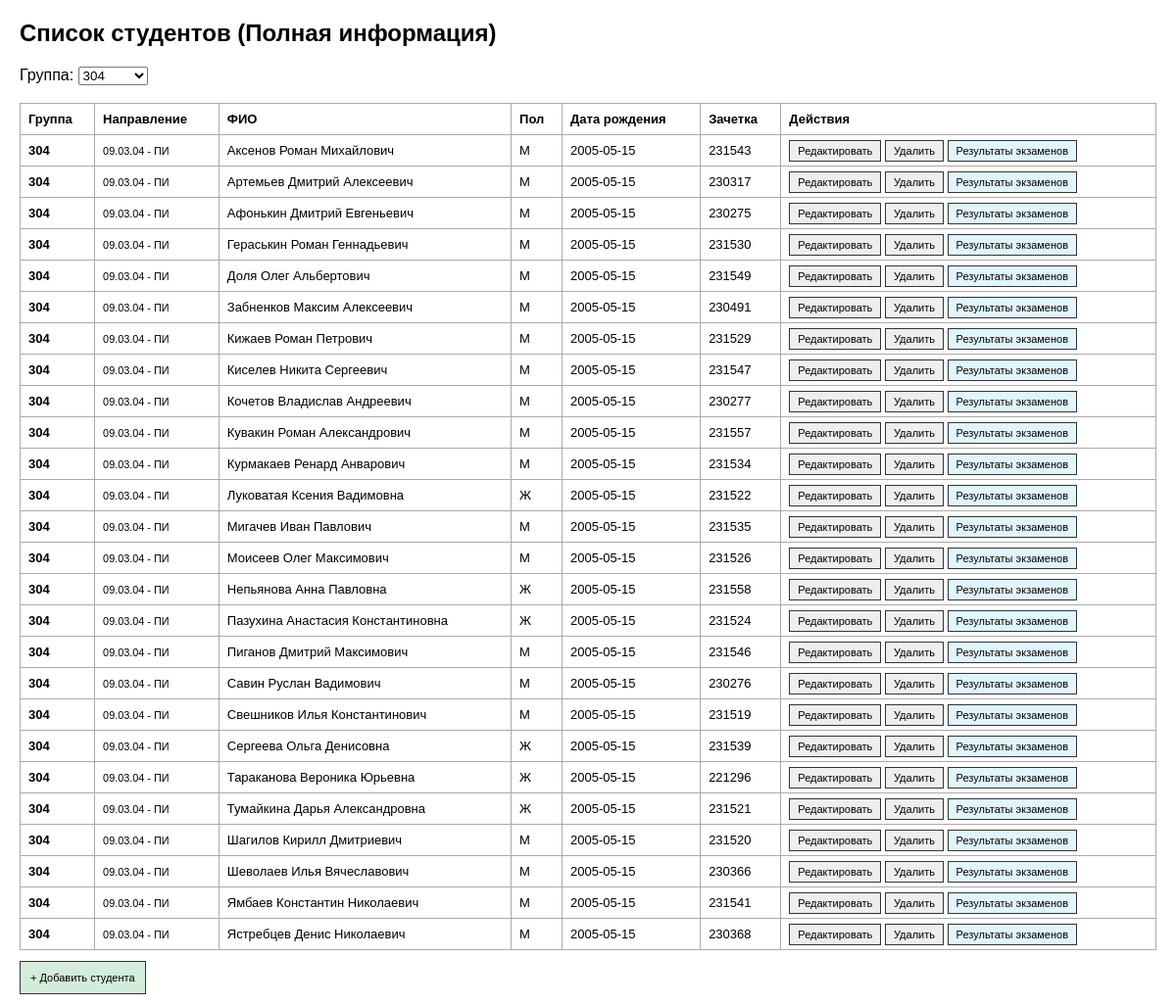
Page /index.php?group_id=4 on the committed database.
### tables this page shows
CREATE TABLE students (id INTEGER PRIMARY KEY AUTOINCREMENT, group_id INTEGER, full_name TEXT, gender TEXT, birth_date TEXT, card_id TEXT);

CREATE TABLE groups (id INTEGER PRIMARY KEY AUTOINCREMENT, number TEXT, major TEXT, start_year INTEGER);

### public/index.php (the view, shortened to what this page needs)
<?php
$pdo = new PDO("sqlite:" . __DIR__ . "/../data/university.db");
$groupId = $_GET['group_id'] ?? '';
$groups = $pdo->query("SELECT * FROM groups ORDER BY number")->fetchAll(PDO::FETCH_ASSOC);
$sql = "SELECT s.*, g.number as g_num, g.major as g_major
        FROM students s JOIN groups g ON s.group_id = g.id";
if ($groupId) $sql .= " WHERE g.id = " . (int)$groupId;
$sql .= " ORDER BY g.number, s.full_name";
$students = $pdo->query($sql)->fetchAll(PDO::FETCH_ASSOC);
?>
<!DOCTYPE html>
<html lang="ru">
<head>
</head>
<body>
    <h2>Список студентов (Полная информация)</h2>
    <form method="GET">
        Группа: <select name="group_id" onchange="this.form.submit()">
            <?php foreach($groups as $g): ?>
                <option value="<?= $g['id'] ?>" <?= $groupId == $g['id'] ? 'selected' : '' ?>><?= $g['number'] ?></option>
            <?php endforeach; ?>
        </select>
    </form>
    <br>
    <table>
        <tr>
            <th>Группа</th><th>Направление</th><th>ФИО</th><th>Пол</th><th>Дата рождения</th><th>Зачетка</th><th>Действия</th>
        </tr>
        <?php foreach($students as $s): ?>
        <tr>
            <td><b><?= $s['g_num'] ?></b></td>
            <td><small><?= $s['g_major'] ?></small></td>
            <td><?= htmlspecialchars($s['full_name']) ?></td>
            <td><?= $s['gender'] ?></td>
            <td><?= $s['birth_date'] ?></td>
            <td><?= $s['card_id'] ?></td>
            <td>
                <a class="btn" href="student_form.php?id=<?= $s['id'] ?>">Редактировать</a>
                <a class="btn" href="student_delete.php?id=<?= $s['id'] ?>" onclick="return confirm('Удалить?')">Удалить</a>
                <a class="btn" href="exams.php?student_id=<?= $s['id'] ?>" style="background:#e1f5fe">Результаты экзаменов</a>
            </td>
        </tr>
        <?php endforeach; ?>
    </table>
    <br><a href="student_form.php" class="btn" style="background:#d4edda; padding:10px;">+ Добавить студента</a>
</body>
</html>

### public/index.php (style rules this page uses)
body { font-family: sans-serif; margin: 20px; }
table { border-collapse: collapse; width: 100%; font-size: 13px; }
th, td { border: 1px solid #aaa; padding: 8px; text-align: left; }
.btn { padding: 4px 8px; text-decoration: none; border: 1px solid #333; background: #eee; color: #000; font-size: 11px; }

### rows in the picture
students: group.number "304", group.major "09.03.04 - ПИ", full_name "Аксенов Роман Михайлович", gender "М", birth_date "2005-05-15", card "231543"
students: group.number "304", group.major "09.03.04 - ПИ", full_name "Артемьев Дмитрий Алексеевич", gender "М", birth_date "2005-05-15", card "230317"
students: group.number "304", group.major "09.03.04 - ПИ", full_name "Афонькин Дмитрий Евгеньевич", gender "М", birth_date "2005-05-15", card "230275"
students: group.number "304", group.major "09.03.04 - ПИ", full_name "Гераськин Роман Геннадьевич", gender "М", birth_date "2005-05-15", card "231530"
students: group.number "304", group.major "09.03.04 - ПИ", full_name "Доля Олег Альбертович", gender "М", birth_date "2005-05-15", card "231549"
students: group.number "304", group.major "09.03.04 - ПИ", full_name "Забненков Максим Алексеевич", gender "М", birth_date "2005-05-15", card "230491"
students: group.number "304", group.major "09.03.04 - ПИ", full_name "Кижаев Роман Петрович", gender "М", birth_date "2005-05-15", card "231529"
students: group.number "304", group.major "09.03.04 - ПИ", full_name "Киселев Никита Сергеевич", gender "М", birth_date "2005-05-15", card "231547"
students: group.number "304", group.major "09.03.04 - ПИ", full_name "Кочетов Владислав Андреевич", gender "М", birth_date "2005-05-15", card "230277"
students: group.number "304", group.major "09.03.04 - ПИ", full_name "Кувакин Роман Александрович", gender "М", birth_date "2005-05-15", card "231557"
students: group.number "304", group.major "09.03.04 - ПИ", full_name "Курмакаев Ренард Анварович", gender "М", birth_date "2005-05-15", card "231534"
students: group.number "304", group.major "09.03.04 - ПИ", full_name "Луковатая Ксения Вадимовна", gender "Ж", birth_date "2005-05-15", card "231522"
students: group.number "304", group.major "09.03.04 - ПИ", full_name "Мигачев Иван Павлович", gender "М", birth_date "2005-05-15", card "231535"
students: group.number "304", group.major "09.03.04 - ПИ", full_name "Моисеев Олег Максимович", gender "М", birth_date "2005-05-15", card "231526"
students: group.number "304", group.major "09.03.04 - ПИ", full_name "Непьянова Анна Павловна", gender "Ж", birth_date "2005-05-15", card "231558"
students: group.number "304", group.major "09.03.04 - ПИ", full_name "Пазухина Анастасия Константиновна", gender "Ж", birth_date "2005-05-15", card "231524"
students: group.number "304", group.major "09.03.04 - ПИ", full_name "Пиганов Дмитрий Максимович", gender "М", birth_date "2005-05-15", card "231546"
students: group.number "304", group.major "09.03.04 - ПИ", full_name "Савин Руслан Вадимович", gender "М", birth_date "2005-05-15", card "230276"
students: group.number "304", group.major "09.03.04 - ПИ", full_name "Свешников Илья Константинович", gender "М", birth_date "2005-05-15", card "231519"
students: group.number "304", group.major "09.03.04 - ПИ", full_name "Сергеева Ольга Денисовна", gender "Ж", birth_date "2005-05-15", card "231539"
students: group.number "304", group.major "09.03.04 - ПИ", full_name "Тараканова Вероника Юрьевна", gender "Ж", birth_date "2005-05-15", card "221296"
students: group.number "304", group.major "09.03.04 - ПИ", full_name "Тумайкина Дарья Александровна", gender "Ж", birth_date "2005-05-15", card "231521"
students: group.number "304", group.major "09.03.04 - ПИ", full_name "Шагилов Кирилл Дмитриевич", gender "М", birth_date "2005-05-15", card "231520"
students: group.number "304", group.major "09.03.04 - ПИ", full_name "Шеволаев Илья Вячеславович", gender "М", birth_date "2005-05-15", card "230366"
students: group.number "304", group.major "09.03.04 - ПИ", full_name "Ямбаев Константин Николаевич", gender "М", birth_date "2005-05-15", card "231541"
students: group.number "304", group.major "09.03.04 - ПИ", full_name "Ястребцев Денис Николаевич", gender "М", birth_date "2005-05-15", card "230368"

### other values in the picture
form field group_id "304"
